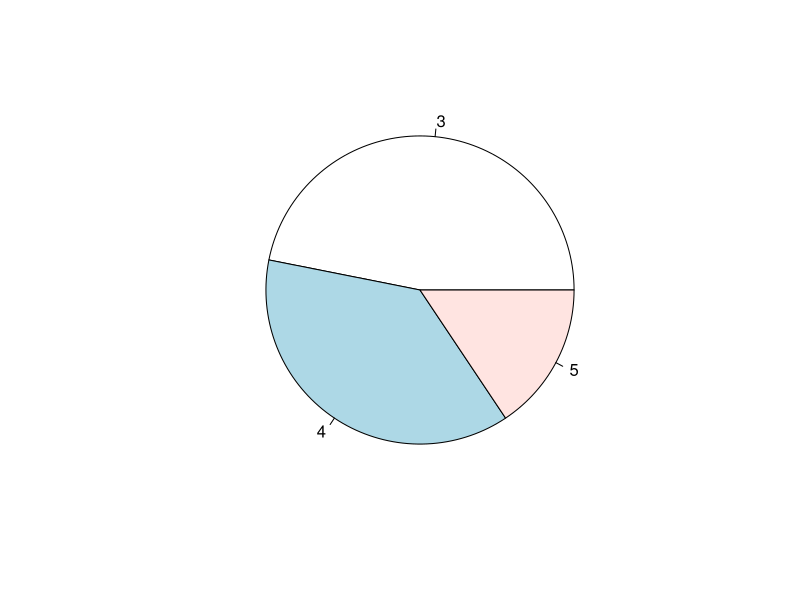
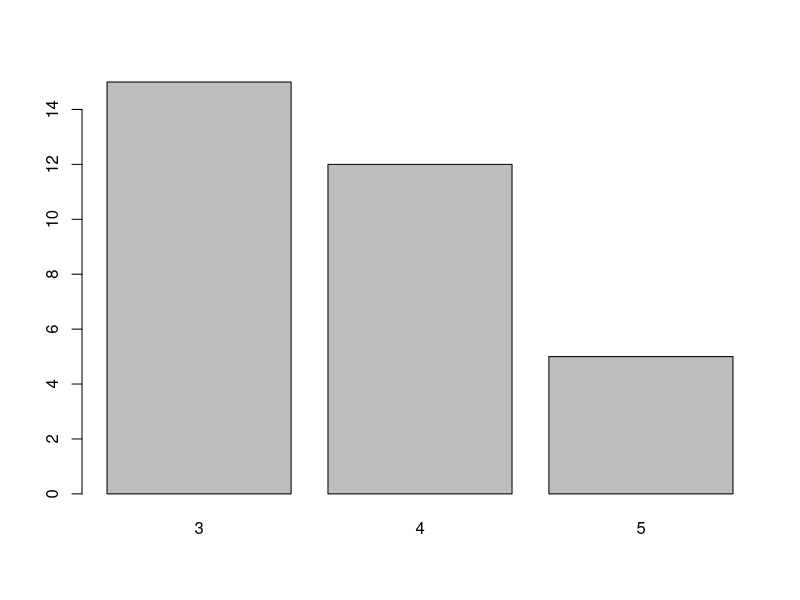
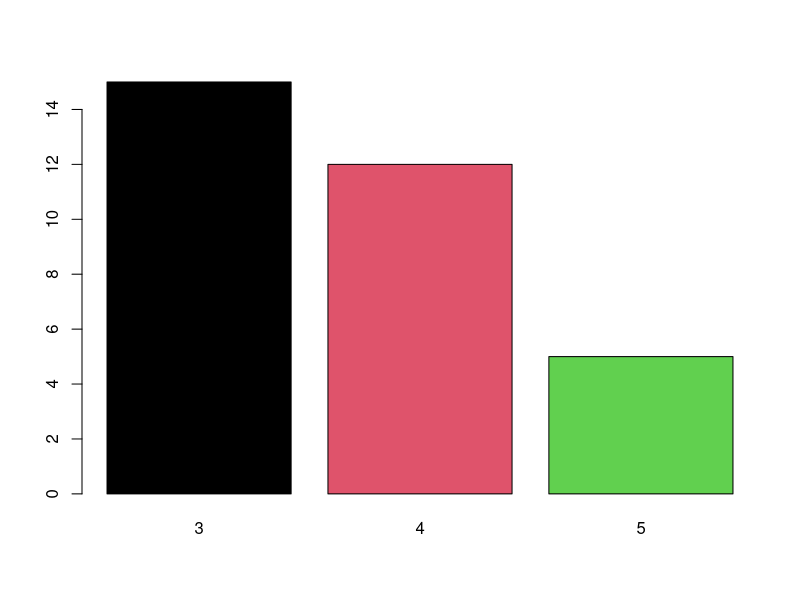
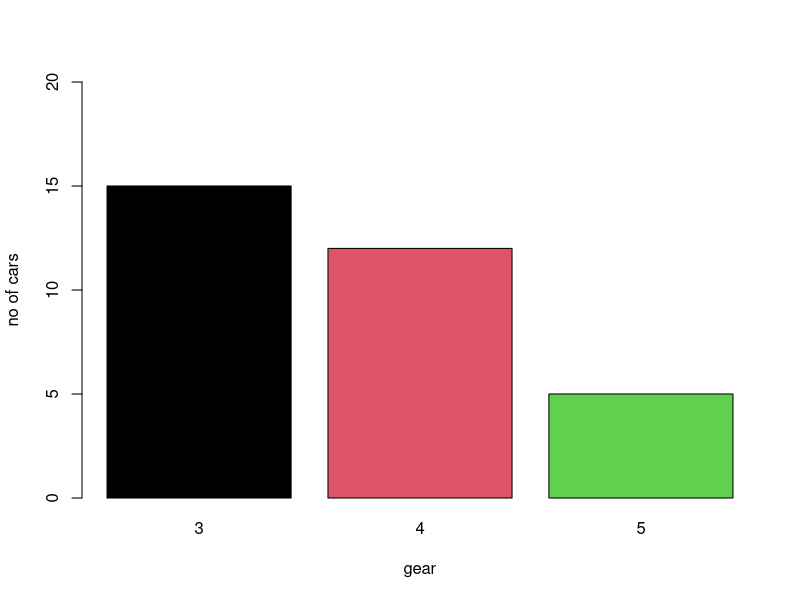

Write the R code that produced these figures, in order.
t1 = table(mtcars$gear)
t1
pie(t1)
dim(mtcars)
barplot(t1)
barplot(t1,col=1:3) 
barplot(t1, col = 1:3, xlab='gear', ylab= 'no of cars', ylim =c(0,20))
library(dplyr)
?mutate
install.packages('dplyr')
